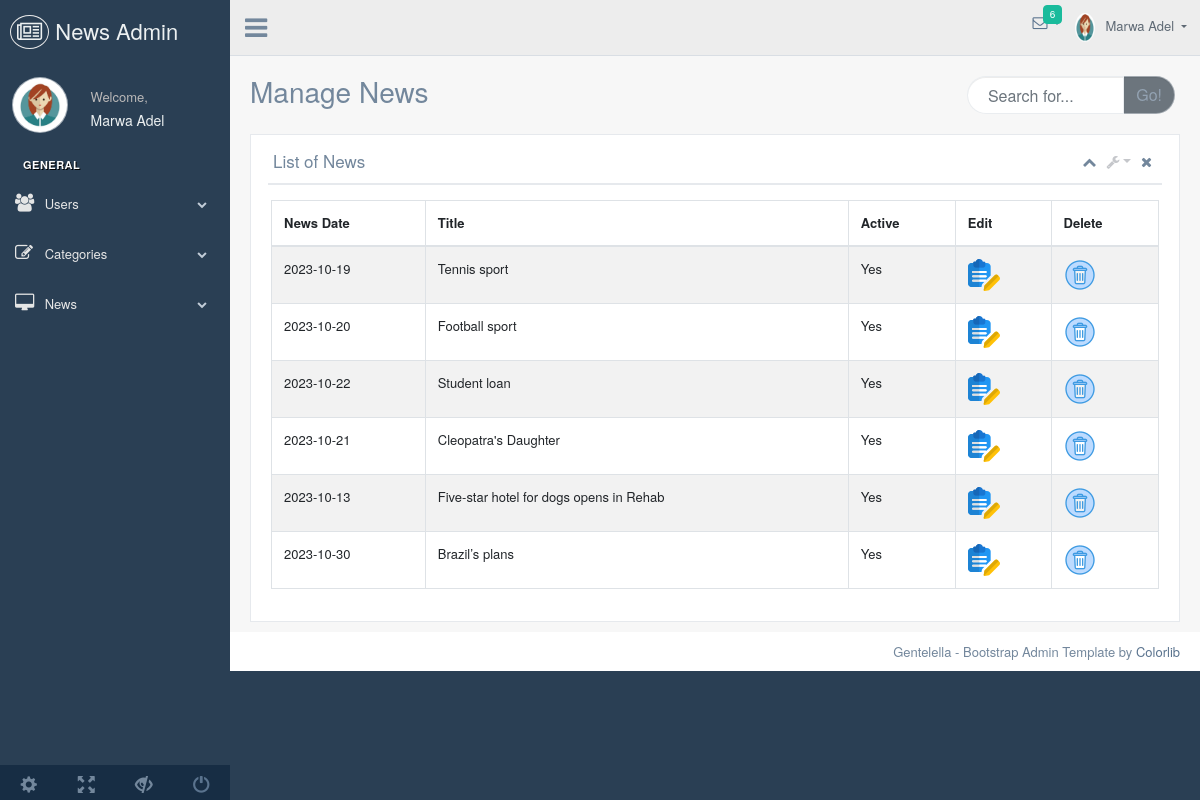
Screenshot of /admin/News.php (signed in) with the database file from the repository.
### tables this page shows
CREATE TABLE `news` (
  `id` int(11) NOT NULL,
  `newsDate` date NOT NULL,
  `title` varchar(100) NOT NULL,
  `content` varchar(1500) NOT NULL,
  `author` varchar(50) NOT NULL,
  `active` tinyint(1) NOT NULL COMMENT '0 Inactive, 1 Active',
  `image` varchar(50) NOT NULL,
  `views` int(11) NOT NULL DEFAULT 0,
  `category_id` int(11) NOT NULL
);

### admin/News.php (the view, shortened to what this page needs)
<?php
  try{
    include_once("includes/conn.php");
    $sql = "SELECT * FROM `news`";
    $stmt = $conn->prepare($sql);
    $stmt->execute();
  }catch(PDOException $e){
      echo "Connection failed: " . $e->getMessage();
  }
?>
<!DOCTYPE html>
<html lang="en">
  <head>
    <link href="vendors/bootstrap/dist/css/bootstrap.min.css" rel="stylesheet">
    <link href="vendors/font-awesome/css/font-awesome.min.css" rel="stylesheet">
    <link href="vendors/nprogress/nprogress.css" rel="stylesheet">
    <link href="vendors/iCheck/skins/flat/green.css" rel="stylesheet">
    <link href="vendors/datatables.net-bs/css/dataTables.bootstrap.min.css" rel="stylesheet">
    <link href="vendors/datatables.net-buttons-bs/css/buttons.bootstrap.min.css" rel="stylesheet">
    <link href="vendors/datatables.net-fixedheader-bs/css/fixedHeader.bootstrap.min.css" rel="stylesheet">
    <link href="vendors/datatables.net-responsive-bs/css/responsive.bootstrap.min.css" rel="stylesheet">
    <link href="vendors/datatables.net-scroller-bs/css/scroller.bootstrap.min.css" rel="stylesheet">
    <link href="build/css/custom.min.css" rel="stylesheet">
  </head>
  <body class="nav-md">
    <div class="container body">
      <div class="main_container">
		    <?php
          include_once("includes/nav.php");
        ?>
        <div class="right_col" role="main">
          <div class="">
            <div class="page-title">
              <div class="title_left">
                <h3>Manage News</h3>
              </div>
              <div class="title_right">
                <div class="col-md-5 col-sm-5 col-xs-12 form-group pull-right top_search">
                  <div class="input-group">
                    <input type="text" class="form-control" placeholder="Search for...">
                    <span class="input-group-btn">
                      <button class="btn btn-secondary" type="button">Go!</button>
                    </span>
                  </div>
                </div>
              </div>
            </div>
            <div class="clearfix"></div>
            <div class="row">
              <div class="col-md-12 col-sm-12 ">
                <div class="x_panel">
                  <div class="x_title">
                    <h2>List of News</h2>
                    <ul class="nav navbar-right panel_toolbox">
                      <li><a class="collapse-link"><i class="fa fa-chevron-up"></i></a>
                      </li>
                      <li class="dropdown">
                        <a href="#" class="dropdown-toggle" data-toggle="dropdown" role="button" aria-expanded="false"><i class="fa fa-wrench"></i></a>
                      </li>
                      <li><a class="close-link"><i class="fa fa-close"></i></a>
                      </li>
                    </ul>
                    <div class="clearfix"></div>
                  </div>
                  <div class="x_content">
                      <div class="row">
                          <div class="col-sm-12">
                            <div class="card-box table-responsive">
                    <table id="datatable" class="table table-striped table-bordered" style="width:100%">
                      <thead>
                        <tr>
                          <th>News Date</th>
                          <th>Title</th>
                          <th>Active</th>
                          <th>Edit</th>
                          <th>Delete</th>
                        </tr>
                      </thead>
                      <tbody>
                      <?php
                        foreach($stmt->fetchAll() as $row){
                          $newsDate	= $row["newsDate"];
                          $title	= $row["title"];
                          $active	= $row["active"];
                          if($active){
                            $activated = "Yes";
                          }else{
                            $activated = "No";
                          }
                          $id	= $row["id"];
                      ?>
                        <tr>
                          <td><?php echo $newsDate ?></td>
                          <td><?php echo $title ?></td>
                          <td><?php echo $activated ?></td>
                          <td><a href="editNews.php?id=<?php echo $id ?>"><img src="./images/edit.png" alt="Edit"></a></td>
                          <td><a href="deleteNews.php?id=<?php echo $id ?>" onclick="return confirm('Are you sure you want to delete?')"><img src="./images/delete.png" alt="Delete"></a></td>
                        </tr>
                      <?php
                        }
                      ?>
                      </tbody>
                    </table>
                  </div>
                  </div>
              </div>
            </div>
                </div>
              </div>
            </div>
          </div>
        </div>
        <footer>
          <div class="pull-right">
            Gentelella - Bootstrap Admin Template by <a href="https://colorlib.com">Colorlib</a>
          </div>
          <div class="clearfix"></div>
        </footer>
      </div>
    </div>
  </body>
</html>

### rows the page displays
news: newsDate "2023-10-19", title "Tennis sport", active "Yes"
news: newsDate "2023-10-20", title "Football sport", active "Yes"
news: newsDate "2023-10-22", title "Student loan", active "Yes"
news: newsDate "2023-10-21", title "Cleopatra's Daughter", active "Yes"
news: newsDate "2023-10-13", title "Five-star hotel for dogs opens in Rehab", active "Yes"
news: newsDate "2023-10-30", title "Brazil’s plans", active "Yes"

### other values shown
$_SESSION['FullName'] "Marwa Adel"
